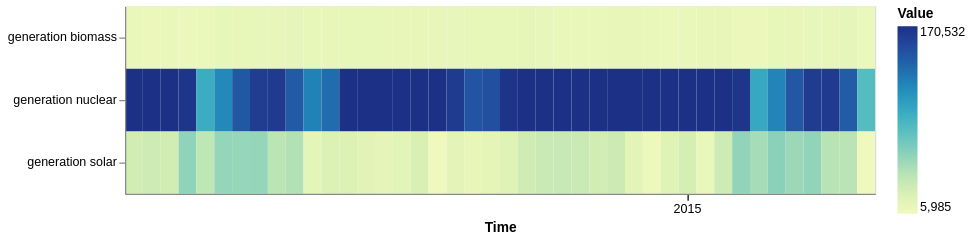

This figure's notebook cell:
### Markdown cell above
with multivariate Heatmap

### Code cell
on.Plot(ts_multi.head(1000))\
    .add(on.marks.heatmap)\
    .properties(width=600, height=150)\
    .show()

### Figure 1 — Vega specification as saved in the notebook (floating-point values rounded to 4 significant figures)
{"$schema": "https://vega.github.io/schema/vega/v5.json", "data": [{"name": "source_0", "values": [{"sum_value": 10200.0, "variable": "generation biomass", "yearmonthdate_time": "2015-01-01T00:00:00.000"}, {"sum_value": 9357.0, "variable": "generation biomass", "yearmonthdate_time": "2015-01-02T00:00:00.000"}, {"sum_value": 10480.0, "variable": "generation biomass", "yearmonthdate_time": "2015-01-03T00:00:00.000"}, {"sum_value": 9513.0, "variable": "generation biomass", "yearmonthdate_time": "2015-01-04T00:00:00.000"}, {"sum_value": 8880.0, "variable": "generation biomass", "yearmonthdate_time": "2015-01-05T00:00:00.000"}, {"sum_value": 12850.0, "variable": "generation biomass", "yearmonthdate_time": "2015-01-06T00:00:00.000"}, {"sum_value": 11930.0, "variable": "generation biomass", "yearmonthdate_time": "2015-01-07T00:00:00.000"}, {"sum_value": 12380.0, "variable": "generation biomass", "yearmonthdate_time": "2015-01-08T00:00:00.000"}, {"sum_value": 11640.0, "variable": "generation biomass", "yearmonthdate_time": "2015-01-09T00:00:00.000"}, {"sum_value": 13420.0, "variable": "generation biomass", "yearmonthdate_time": "2015-01-10T00:00:00.000"}, {"sum_value": 12710.0, "variable": "generation biomass", "yearmonthdate_time": "2015-01-11T00:00:00.000"}, {"sum_value": 11420.0, "variable": "generation biomass", "yearmonthdate_time": "2015-01-12T00:00:00.000"}, {"sum_value": 12600.0, "variable": "generation biomass", "yearmonthdate_time": "2015-01-13T00:00:00.000"}, {"sum_value": 12610.0, "variable": "generation biomass", "yearmonthdate_time": "2015-01-14T00:00:00.000"}, {"sum_value": 11670.0, "variable": "generation biomass", "yearmonthdate_time": "2015-01-15T00:00:00.000"}, {"sum_value": 11760.0, "variable": "generation biomass", "yearmonthdate_time": "2015-01-16T00:00:00.000"}, {"sum_value": 11840.0, "variable": "generation biomass", "yearmonthdate_time": "2015-01-17T00:00:00.000"}, {"sum_value": 11960.0, "variable": "generation biomass", "yearmonthdate_time": "2015-01-18T00:00:00.000"}, {"sum_value": 12300.0, "variable": "generation biomass", "yearmonthdate_time": "2015-01-19T00:00:00.000"}, {"sum_value": 12650.0, "variable": "generation biomass", "yearmonthdate_time": "2015-01-20T00:00:00.000"}, {"sum_value": 12860.0, "variable": "generation biomass", "yearmonthdate_time": "2015-01-21T00:00:00.000"}, {"sum_value": 12860.0, "variable": "generation biomass", "yearmonthdate_time": "2015-01-22T00:00:00.000"}, {"sum_value": 13150.0, "variable": "generation biomass", "yearmonthdate_time": "2015-01-23T00:00:00.000"}, {"sum_value": 12240.0, "variable": "generation biomass", "yearmonthdate_time": "2015-01-24T00:00:00.000"}, {"sum_value": 10660.0, "variable": "generation biomass", "yearmonthdate_time": "2015-01-25T00:00:00.000"}, {"sum_value": 11050.0, "variable": "generation biomass", "yearmonthdate_time": "2015-01-26T00:00:00.000"}, {"sum_value": 11060.0, "variable": "generation biomass", "yearmonthdate_time": "2015-01-27T00:00:00.000"}, {"sum_value": 11410.0, "variable": "generation biomass", "yearmonthdate_time": "2015-01-28T00:00:00.000"}, {"sum_value": 11590.0, "variable": "generation biomass", "yearmonthdate_time": "2015-01-29T00:00:00.000"}, {"sum_value": 10780.0, "variable": "generation biomass", "yearmonthdate_time": "2015-01-30T00:00:00.000"}, {"sum_value": 9318.0, "variable": "generation biomass", "yearmonthdate_time": "2015-01-31T00:00:00.000"}, {"sum_value": 10720.0, "variable": "generation biomass", "yearmonthdate_time": "2015-02-01T00:00:00.000"}, {"sum_value": 11620.0, "variable": "generation biomass", "yearmonthdate_time": "2015-02-02T00:00:00.000"}, {"sum_value": 11460.0, "variable": "generation biomass", "yearmonthdate_time": "2015-02-03T00:00:00.000"}, {"sum_value": 9110.0, "variable": "generation biomass", "yearmonthdate_time": "2015-02-04T00:00:00.000"}, {"sum_value": 9443.0, "variable": "generation biomass", "yearmonthdate_time": "2015-02-05T00:00:00.000"}, {"sum_value": 12630.0, "variable": "generation biomass", "yearmonthdate_time": "2015-02-06T00:00:00.000"}, {"sum_value": 11710.0, "variable": "generation biomass", "yearmonthdate_time": "2015-02-07T00:00:00.000"}, {"sum_value": 12230.0, "variable": "generation biomass", "yearmonthdate_time": "2015-02-08T00:00:00.000"}, {"sum_value": 11910.0, "variable": "generation biomass", "yearmonthdate_time": "2015-02-09T00:00:00.000"}, {"sum_value": 13460.0, "variable": "generation biomass", "yearmonthdate_time": "2015-02-10T00:00:00.000"}, {"sum_value": 9055.0, "variable": "generation biomass", "yearmonthdate_time": "2015-02-11T00:00:00.000"}, {"sum_value": 27450.0, "variable": "generation solar", "yearmonthdate_time": "2015-01-01T00:00:00.000"}, {"sum_value": 30060.0, "variable": "generation solar", "yearmonthdate_time": "2015-01-02T00:00:00.000"}, {"sum_value": 27500.0, "variable": "generation solar", "yearmonthdate_time": "2015-01-03T00:00:00.000"}, {"sum_value": 57660.0, "variable": "generation solar", "yearmonthdate_time": "2015-01-04T00:00:00.000"}, {"sum_value": 37860.0, "variable": "generation solar", "yearmonthdate_time": "2015-01-05T00:00:00.000"}, {"sum_value": 54970.0, "variable": "generation solar", "yearmonthdate_time": "2015-01-06T00:00:00.000"}, {"sum_value": 54420.0, "variable": "generation solar", "yearmonthdate_time": "2015-01-07T00:00:00.000"}, {"sum_value": 54840.0, "variable": "generation solar", "yearmonthdate_time": "2015-01-08T00:00:00.000"}, {"sum_value": 39410.0, "variable": "generation solar", "yearmonthdate_time": "2015-01-09T00:00:00.000"}, {"sum_value": 43440.0, "variable": "generation solar", "yearmonthdate_time": "2015-01-10T00:00:00.000"}, {"sum_value": 15120.0, "variable": "generation solar", "yearmonthdate_time": "2015-01-11T00:00:00.000"}, {"sum_value": 21290.0, "variable": "generation solar", "yearmonthdate_time": "2015-01-12T00:00:00.000"}, {"sum_value": 21260.0, "variable": "generation solar", "yearmonthdate_time": "2015-01-13T00:00:00.000"}, {"sum_value": 17570.0, "variable": "generation solar", "yearmonthdate_time": "2015-01-14T00:00:00.000"}, {"sum_value": 14020.0, "variable": "generation solar", "yearmonthdate_time": "2015-01-15T00:00:00.000"}, {"sum_value": 16270.0, "variable": "generation solar", "yearmonthdate_time": "2015-01-16T00:00:00.000"}, {"sum_value": 23880.0, "variable": "generation solar", "yearmonthdate_time": "2015-01-17T00:00:00.000"}, {"sum_value": 5985.0, "variable": "generation solar", "yearmonthdate_time": "2015-01-18T00:00:00.000"}, {"sum_value": 16900.0, "variable": "generation solar", "yearmonthdate_time": "2015-01-19T00:00:00.000"}, {"sum_value": 11300.0, "variable": "generation solar", "yearmonthdate_time": "2015-01-20T00:00:00.000"}, {"sum_value": 14550.0, "variable": "generation solar", "yearmonthdate_time": "2015-01-21T00:00:00.000"}, {"sum_value": 19000.0, "variable": "generation solar", "yearmonthdate_time": "2015-01-22T00:00:00.000"}, {"sum_value": 29100.0, "variable": "generation solar", "yearmonthdate_time": "2015-01-23T00:00:00.000"}, {"sum_value": 31990.0, "variable": "generation solar", "yearmonthdate_time": "2015-01-24T00:00:00.000"}, {"sum_value": 33760.0, "variable": "generation solar", "yearmonthdate_time": "2015-01-25T00:00:00.000"}, {"sum_value": 32520.0, "variable": "generation solar", "yearmonthdate_time": "2015-01-26T00:00:00.000"}, {"sum_value": 27960.0, "variable": "generation solar", "yearmonthdate_time": "2015-01-27T00:00:00.000"}, {"sum_value": 30520.0, "variable": "generation solar", "yearmonthdate_time": "2015-01-28T00:00:00.000"}, {"sum_value": 15860.0, "variable": "generation solar", "yearmonthdate_time": "2015-01-29T00:00:00.000"}, {"sum_value": 8506.0, "variable": "generation solar", "yearmonthdate_time": "2015-01-30T00:00:00.000"}, {"sum_value": 17940.0, "variable": "generation solar", "yearmonthdate_time": "2015-01-31T00:00:00.000"}, {"sum_value": 26090.0, "variable": "generation solar", "yearmonthdate_time": "2015-02-01T00:00:00.000"}, {"sum_value": 10530.0, "variable": "generation solar", "yearmonthdate_time": "2015-02-02T00:00:00.000"}, {"sum_value": 30350.0, "variable": "generation solar", "yearmonthdate_time": "2015-02-03T00:00:00.000"}, {"sum_value": 55950.0, "variable": "generation solar", "yearmonthdate_time": "2015-02-04T00:00:00.000"}, {"sum_value": 48280.0, "variable": "generation solar", "yearmonthdate_time": "2015-02-05T00:00:00.000"}, {"sum_value": 59170.0, "variable": "generation solar", "yearmonthdate_time": "2015-02-06T00:00:00.000"}, {"sum_value": 52160.0, "variable": "generation solar", "yearmonthdate_time": "2015-02-07T00:00:00.000"}, {"sum_value": 56230.0, "variable": "generation solar", "yearmonthdate_time": "2015-02-08T00:00:00.000"}, {"sum_value": 40830.0, "variable": "generation solar", "yearmonthdate_time": "2015-02-09T00:00:00.000"}, {"sum_value": 40080.0, "variable": "generation solar", "yearmonthdate_time": "2015-02-10T00:00:00.000"}, {"sum_value": 6011.0, "variable": "generation solar", "yearmonthdate_time": "2015-02-11T00:00:00.000"}, {"sum_value": 170300.0, "variable": "generation nuclear", "yearmonthdate_time": "2015-01-01T00:00:00.000"}, {"sum_value": 170500.0, "variable": "generation nuclear", "yearmonthdate_time": "2015-01-02T00:00:00.000"}, {"sum_value": 170300.0, "variable": "generation nuclear", "yearmonthdate_time": "2015-01-03T00:00:00.000"}, {"sum_value": 167000.0, "variable": "generation nuclear", "yearmonthdate_time": "2015-01-04T00:00:00.000"}, {"sum_value": 94290.0, "variable": "generation nuclear", "yearmonthdate_time": "2015-01-05T00:00:00.000"}, {"sum_value": 117500.0, "variable": "generation nuclear", "yearmonthdate_time": "2015-01-06T00:00:00.000"}, {"sum_value": 144400.0, "variable": "generation nuclear", "yearmonthdate_time": "2015-01-07T00:00:00.000"}, {"sum_value": 161900.0, "variable": "generation nuclear", "yearmonthdate_time": "2015-01-08T00:00:00.000"}, {"sum_value": 163800.0, "variable": "generation nuclear", "yearmonthdate_time": "2015-01-09T00:00:00.000"}, {"sum_value": 143100.0, "variable": "generation nuclear", "yearmonthdate_time": "2015-01-10T00:00:00.000"}, {"sum_value": 121300.0, "variable": "generation nuclear", "yearmonthdate_time": "2015-01-11T00:00:00.000"}, {"sum_value": 132700.0, "variable": "generation nuclear", "yearmonthdate_time": "2015-01-12T00:00:00.000"}, {"sum_value": 170400.0, "variable": "generation nuclear", "yearmonthdate_time": "2015-01-13T00:00:00.000"}, {"sum_value": 170400.0, "variable": "generation nuclear", "yearmonthdate_time": "2015-01-14T00:00:00.000"}, {"sum_value": 170300.0, "variable": "generation nuclear", "yearmonthdate_time": "2015-01-15T00:00:00.000"}, {"sum_value": 170400.0, "variable": "generation nuclear", "yearmonthdate_time": "2015-01-16T00:00:00.000"}, {"sum_value": 170500.0, "variable": "generation nuclear", "yearmonthdate_time": "2015-01-17T00:00:00.000"}, {"sum_value": 170500.0, "variable": "generation nuclear", "yearmonthdate_time": "2015-01-18T00:00:00.000"}, {"sum_value": 163400.0, "variable": "generation nuclear", "yearmonthdate_time": "2015-01-19T00:00:00.000"}, {"sum_value": 146300.0, "variable": "generation nuclear", "yearmonthdate_time": "2015-01-20T00:00:00.000"}, {"sum_value": 149200.0, "variable": "generation nuclear", "yearmonthdate_time": "2015-01-21T00:00:00.000"}, {"sum_value": 168000.0, "variable": "generation nuclear", "yearmonthdate_time": "2015-01-22T00:00:00.000"}, {"sum_value": 170400.0, "variable": "generation nuclear", "yearmonthdate_time": "2015-01-23T00:00:00.000"}, {"sum_value": 170300.0, "variable": "generation nuclear", "yearmonthdate_time": "2015-01-24T00:00:00.000"}, {"sum_value": 170300.0, "variable": "generation nuclear", "yearmonthdate_time": "2015-01-25T00:00:00.000"}, {"sum_value": 170400.0, "variable": "generation nuclear", "yearmonthdate_time": "2015-01-26T00:00:00.000"}, {"sum_value": 170500.0, "variable": "generation nuclear", "yearmonthdate_time": "2015-01-27T00:00:00.000"}, {"sum_value": 170300.0, "variable": "generation nuclear", "yearmonthdate_time": "2015-01-28T00:00:00.000"}, {"sum_value": 170300.0, "variable": "generation nuclear", "yearmonthdate_time": "2015-01-29T00:00:00.000"}, {"sum_value": 170300.0, "variable": "generation nuclear", "yearmonthdate_time": "2015-01-30T00:00:00.000"}, {"sum_value": 170400.0, "variable": "generation nuclear", "yearmonthdate_time": "2015-01-31T00:00:00.000"}, {"sum_value": 170300.0, "variable": "generation nuclear", "yearmonthdate_time": "2015-02-01T00:00:00.000"}, {"sum_value": 170500.0, "variable": "generation nuclear", "yearmonthdate_time": "2015-02-02T00:00:00.000"}, {"sum_value": 170300.0, "variable": "generation nuclear", "yearmonthdate_time": "2015-02-03T00:00:00.000"}, {"sum_value": 166800.0, "variable": "generation nuclear", "yearmonthdate_time": "2015-02-04T00:00:00.000"}, {"sum_value": 96890.0, "variable": "generation nuclear", "yearmonthdate_time": "2015-02-05T00:00:00.000"}, {"sum_value": 120200.0, "variable": "generation nuclear", "yearmonthdate_time": "2015-02-06T00:00:00.000"}, {"sum_value": 144800.0, "variable": "generation nuclear", "yearmonthdate_time": "2015-02-07T00:00:00.000"}, {"sum_value": 162000.0, "variable": "generation nuclear", "yearmonthdate_time": "2015-02-08T00:00:00.000"}, {"sum_value": 163700.0, "variable": "generation nuclear", "yearmonthdate_time": "2015-02-09T00:00:00.000"}, {"sum_value": 141900.0, "variable": "generation nuclear", "yearmonthdate_time": "2015-02-10T00:00:00.000"}, {"sum_value": 80740.0, "variable": "generation nuclear", "yearmonthdate_time": "2015-02-11T00:00:00.000"}], "transform": [{"type": "formula", "expr": "toDate(datum['yearmonthdate_time'])", "as": "yearmonthdate_time"}]}, {"name": "source_0_x_domain_yearmonthdate_time", "values": [{"yearmonthdate_time": "2015-01-01T00:00:00.000"}, {"yearmonthdate_time": "2015-01-02T00:00:00.000"}, {"yearmonthdate_time": "2015-01-03T00:00:00.000"}, {"yearmonthdate_time": "2015-01-04T00:00:00.000"}, {"yearmonthdate_time": "2015-01-05T00:00:00.000"}, {"yearmonthdate_time": "2015-01-06T00:00:00.000"}, {"yearmonthdate_time": "2015-01-07T00:00:00.000"}, {"yearmonthdate_time": "2015-01-08T00:00:00.000"}, {"yearmonthdate_time": "2015-01-09T00:00:00.000"}, {"yearmonthdate_time": "2015-01-10T00:00:00.000"}, {"yearmonthdate_time": "2015-01-11T00:00:00.000"}, {"yearmonthdate_time": "2015-01-12T00:00:00.000"}, {"yearmonthdate_time": "2015-01-13T00:00:00.000"}, {"yearmonthdate_time": "2015-01-14T00:00:00.000"}, {"yearmonthdate_time": "2015-01-15T00:00:00.000"}, {"yearmonthdate_time": "2015-01-16T00:00:00.000"}, {"yearmonthdate_time": "2015-01-17T00:00:00.000"}, {"yearmonthdate_time": "2015-01-18T00:00:00.000"}, {"yearmonthdate_time": "2015-01-19T00:00:00.000"}, {"yearmonthdate_time": "2015-01-20T00:00:00.000"}, {"yearmonthdate_time": "2015-01-21T00:00:00.000"}, {"yearmonthdate_time": "2015-01-22T00:00:00.000"}, {"yearmonthdate_time": "2015-01-23T00:00:00.000"}, {"yearmonthdate_time": "2015-01-24T00:00:00.000"}, {"yearmonthdate_time": "2015-01-25T00:00:00.000"}, {"yearmonthdate_time": "2015-01-26T00:00:00.000"}, {"yearmonthdate_time": "2015-01-27T00:00:00.000"}, {"yearmonthdate_time": "2015-01-28T00:00:00.000"}, {"yearmonthdate_time": "2015-01-29T00:00:00.000"}, {"yearmonthdate_time": "2015-01-30T00:00:00.000"}, {"yearmonthdate_time": "2015-01-31T00:00:00.000"}, {"yearmonthdate_time": "2015-02-01T00:00:00.000"}, {"yearmonthdate_time": "2015-02-02T00:00:00.000"}, {"yearmonthdate_time": "2015-02-03T00:00:00.000"}, {"yearmonthdate_time": "2015-02-04T00:00:00.000"}, {"yearmonthdate_time": "2015-02-05T00:00:00.000"}, {"yearmonthdate_time": "2015-02-06T00:00:00.000"}, {"yearmonthdate_time": "2015-02-07T00:00:00.000"}, {"yearmonthdate_time": "2015-02-08T00:00:00.000"}, {"yearmonthdate_time": "2015-02-09T00:00:00.000"}, {"yearmonthdate_time": "2015-02-10T00:00:00.000"}, {"yearmonthdate_time": "2015-02-11T00:00:00.000"}], "transform": [{"type": "formula", "expr": "toDate(datum['yearmonthdate_time'])", "as": "yearmonthdate_time"}]}, {"name": "source_0_y_domain_variable", "values": [{"variable": "generation biomass"}, {"variable": "generation solar"}, {"variable": "generation nuclear"}]}, {"name": "source_0_color_domain_sum_value", "values": [{"min": 5985.0, "max": 170500.0}]}], "marks": [{"type": "rect", "name": "layer_0_marks", "from": {"data": "source_0"}, "encode": {"update": {"x": {"field": "yearmonthdate_time", "scale": "x"}, "height": {"signal": "max(0.25, bandwidth('y'))"}, "fill": {"field": "sum_value", "scale": "color"}, "width": {"signal": "max(0.25, bandwidth('x'))"}, "y": {"field": "variable", "scale": "y"}}}, "style": ["rect"]}], "scales": [{"name": "x", "type": "band", "domain": {"data": "source_0_x_domain_yearmonthdate_time", "field": "yearmonthdate_time", "sort": true}, "range": [0, {"signal": "width"}], "paddingInner": 0, "paddingOuter": 0}, {"name": "y", "type": "band", "domain": {"data": "source_0_y_domain_variable", "field": "variable", "sort": true}, "range": [0, {"signal": "height"}], "paddingInner": 0, "paddingOuter": 0}, {"name": "color", "type": "linear", "domain": [{"signal": "(data(\"source_0_color_domain_sum_value\")[0] || {}).min"}, {"signal": "(data(\"source_0_color_domain_sum_value\")[0] || {}).max"}], "range": "heatmap", "interpolate": "hcl", "zero": false}], "axes": [{"scale": "x", "formatType": "time", "labelOverlap": false, "orient": "bottom", "labelAngle": 0, "tickMinStep": {"signal": "datetime(2001, 0, 2, 0, 0, 0, 0) - datetime(2001, 0, 1, 0, 0, 0, 0)"}, "encode": {"labels": {"update": {"fill": [{"test": "month(datum.value) == 1 && date(datum.value) == 1", "value": "black"}, {"value": null}]}}, "ticks": {"update": {"stroke": [{"test": "month(datum.value) == 1 && date(datum.value) == 1", "value": "black"}, {"value": null}]}}}, "zindex": 1, "grid": false, "format": "%Y", "title": "Time", "labelBaseline": "top"}, {"scale": "y", "grid": false, "zindex": 1, "orient": "left"}], "height": 150, "style": "cell", "background": "white", "legends": [{"title": "Value", "fill": "color", "gradientLength": {"signal": "clamp(height, 64, 200)"}}], "width": 600, "padding": 5}
